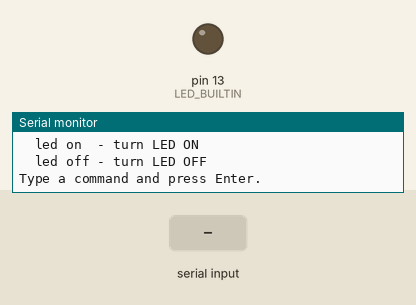
A program run on a simulated Arduino Uno, built with avr-gcc and run on an emulated ATmega328P. Shown: output pins drawn as LEDs (lit = HIGH), the last lines printed to the serial monitor. Inputs (shaded band) come from the test bench.

Above: at 1.3 s.
1.4 s: "led on\n" received over Serial
At 2.4 s:
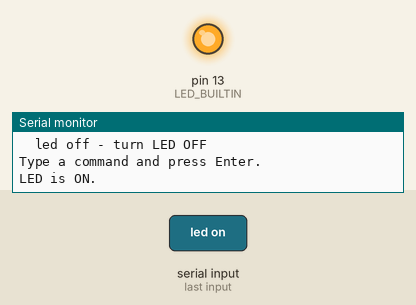
2.9 s: "led off\n" received over Serial
At 3.6 s:
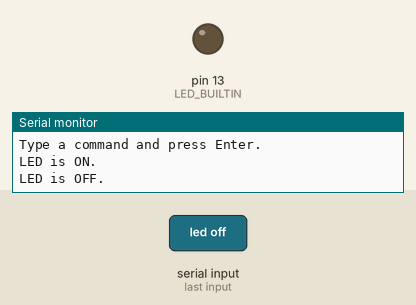
Timing chart, 0 to 5.9 s (numbered marks = the images above; inputs shaded):
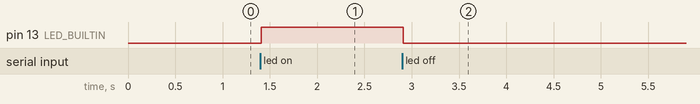

The program:

main.cpp
```cpp
#include <Arduino.h>
#include <stdio.h>
#include "serial_stdio.h"
#include "utils.h"
#include "commands.h"

void setup() {
  pinMode(LED_BUILTIN, OUTPUT);
  digitalWrite(LED_BUILTIN, LOW);
  Serial.begin(9600);
  delay(50);
  serial_stdio_setup();
  printf("System ready.\n");
  printf("Available commands:\n");
  printf("  led on  - turn LED ON\n");
  printf("  led off - turn LED OFF\n");
  printf("Type a command and press Enter.\n\n");
  fflush(stdout);
}

void loop() {
  char line[64];
  if (scanf(" %63[^\r\n]", line) != 1) return;
  trim_inplace(line);
  to_lower_inplace(line);
  handle_command(line);
  fflush(stdout);
}
```

commands.h
```cpp
#ifndef COMMANDS_H
#define COMMANDS_H

#include <stdbool.h>

bool handle_command(const char *line);

#endif
```

serial_stdio.h
```cpp
#ifndef SERIAL_STDIO_H
#define SERIAL_STDIO_H

void serial_stdio_setup(void);

#endif
```

utils.h
```cpp
#ifndef UTILS_H
#define UTILS_H

#include <stddef.h>
#include <stdbool.h>

void trim_inplace(char *s);
void to_lower_inplace(char *s);

#endif
```

commands.cpp
```cpp
#include <Arduino.h>
#include <stdio.h>
#include <string.h>
#include "commands.h"

bool handle_command(const char *line) {
  if (line == NULL) return false;

  if (strcmp(line, "led on") == 0) {
    digitalWrite(LED_BUILTIN, HIGH);
    printf("LED is ON.\n");
    return true;
  } else if (strcmp(line, "led off") == 0) {
    digitalWrite(LED_BUILTIN, LOW);
    printf("LED is OFF.\n");
    return true;
  } else if (line[0] == '\0') {
    return true;
  }

  printf("Unknown command: '%s'\n", line);
  printf("Use: led on | led off\n");
  return false;
}
```

serial_stdio.cpp
```cpp
#include <Arduino.h>
#include <stdio.h>
#include "serial_stdio.h"

static int serial_putchar(char c, FILE *stream) {
  (void)stream;
  if (c == '\n') Serial.write('\r');
  Serial.write(c);
  return 0;
}

static int serial_getchar(FILE *stream) {
  (void)stream;
  while (!Serial.available()) {
    delay(1);
  }
  return Serial.read();
}

static FILE serial_stdio;

void serial_stdio_setup(void) {
  fdev_setup_stream(&serial_stdio, serial_putchar, serial_getchar, _FDEV_SETUP_RW);
  stdin  = &serial_stdio;
  stdout = &serial_stdio;
}
```

utils.cpp
```cpp
#include <Arduino.h>
#include <stdio.h>
#include <string.h>
#include <ctype.h>
#include "utils.h"

void trim_inplace(char *s) {
  size_t n = strlen(s);
  while (n > 0 && isspace((unsigned char)s[n - 1])) {
    s[n - 1] = '\0';
    n--;
  }
  size_t i = 0;
  while (s[i] && isspace((unsigned char)s[i])) i++;
  if (i > 0) memmove(s, s + i, strlen(s + i) + 1);
}

void to_lower_inplace(char *s) {
  for (; *s; s++) *s = (char)tolower((unsigned char)*s);
}
```

Measured:
- after the input at 1.4 s, pin 13 (LED_BUILTIN): LOW → HIGH at once
- after the input at 2.9 s, pin 13 (LED_BUILTIN): HIGH → LOW at once
